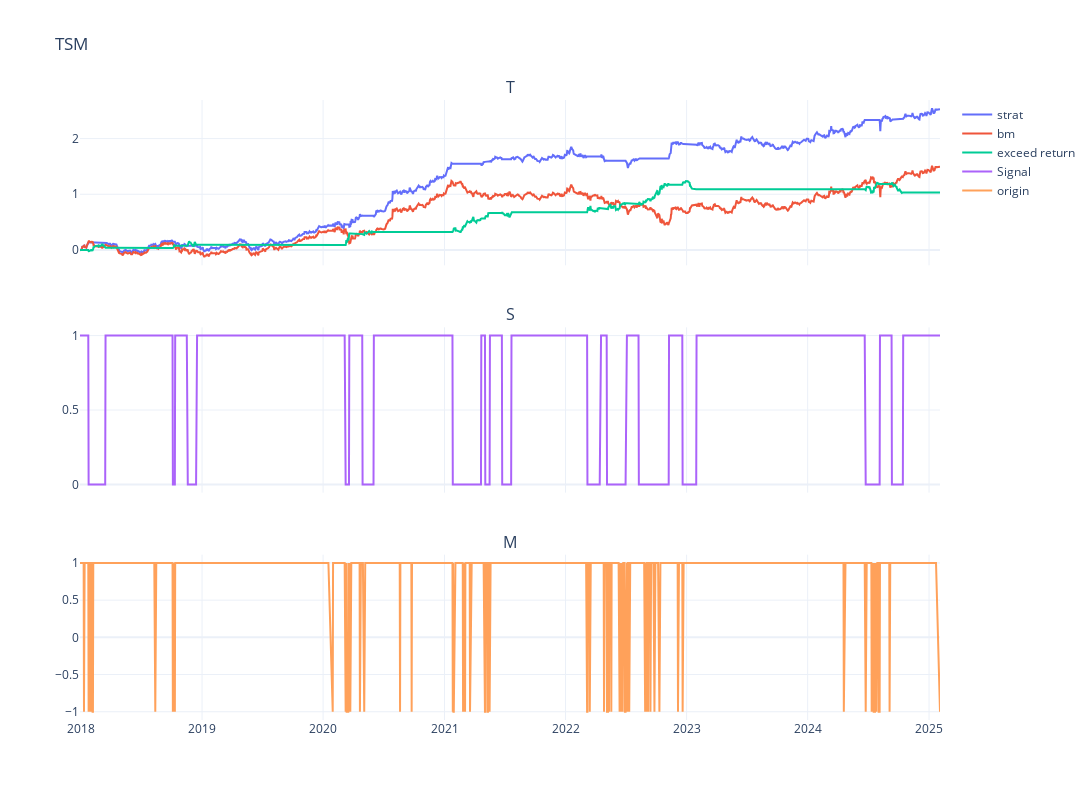

Notebook source saved alongside this figure:
### Code cell
symbol = "TSM"
data = yf.download(symbol, start='2017-01-01', rounding=2, progress=False)
data.columns = data.columns.droplevel(1)
data['origin'] = df_day['signal']
data['signal'] = signal_dict
data['pct_for_calc'] = np.log(data['Open']/data['Open'].shift(1)).shift(2)
data['strategy_return'] = (data['pct_for_calc'] * data['signal']).cumsum()
data.dropna(inplace=True)
data['bm'] = data['pct_for_calc'].cumsum()
data['diff'] = data['strategy_return'] - data['bm']
fig = make_subplots(rows=3, cols=1, shared_xaxes=True, vertical_spacing=0.1,
                     subplot_titles=symbol)


fig.add_trace(go.Scatter(
    x=data.index,
    y=data['strategy_return'],
    mode='lines',
    name='strat'
), row=1, col=1)

fig.add_trace(go.Scatter(
    x=data.index,
    y=data['bm'],
    mode='lines',
    name='bm'
), row=1, col=1)

fig.add_trace(go.Scatter(
    x=data.index,
    y=data['diff'],
    mode='lines',
    name='exceed return'
), row=1, col=1)


fig.add_trace(go.Scatter(
    x=data.index,
    y=data['signal'],
    mode='lines',
    name='Signal'
), row=2, col=1)

fig.add_trace(go.Scatter(
    x=data.index,
    y=data['origin'],
    mode='lines',
    name='origin'
), row=3, col=1)

fig.update_layout(
    title=symbol,
    template="plotly_white",
    height=800,
    width=1200
)

### Figure 1 — Plotly figure (JSON) as saved in the notebook; plotly's stock layout.template omitted (floating-point values rounded to 4 significant figures; data arrays with more than 128 entries replaced by an {"elided": "..."} marker saying what was removed)
{"data": [{"mode": "lines", "name": "strat", "type": "scatter", "x": {"elided": "1659 str values"}, "xaxis": "x", "y": {"elided": "1659 float values"}, "yaxis": "y"}, {"mode": "lines", "name": "bm", "type": "scatter", "x": {"elided": "1659 str values"}, "xaxis": "x", "y": {"elided": "1659 float values"}, "yaxis": "y"}, {"mode": "lines", "name": "exceed return", "type": "scatter", "x": {"elided": "1659 str values"}, "xaxis": "x", "y": {"elided": "1659 float values"}, "yaxis": "y"}, {"mode": "lines", "name": "Signal", "type": "scatter", "x": {"elided": "1659 str values"}, "xaxis": "x2", "y": {"elided": "1659 int values"}, "yaxis": "y2"}, {"mode": "lines", "name": "origin", "type": "scatter", "x": {"elided": "1659 str values"}, "xaxis": "x3", "y": {"elided": "1659 int values"}, "yaxis": "y3"}], "layout": {"annotations": [{"font": {"size": 16}, "showarrow": false, "text": "T", "x": 0.5, "xanchor": "center", "xref": "paper", "y": 1, "yanchor": "bottom", "yref": "paper"}, {"font": {"size": 16}, "showarrow": false, "text": "S", "x": 0.5, "xanchor": "center", "xref": "paper", "y": 0.6333, "yanchor": "bottom", "yref": "paper"}, {"font": {"size": 16}, "showarrow": false, "text": "M", "x": 0.5, "xanchor": "center", "xref": "paper", "y": 0.2667, "yanchor": "bottom", "yref": "paper"}], "height": 800, "title": {"text": "TSM"}, "width": 1200, "xaxis": {"anchor": "y", "domain": [0, 1], "matches": "x3", "showticklabels": false}, "xaxis2": {"anchor": "y2", "domain": [0, 1], "matches": "x3", "showticklabels": false}, "xaxis3": {"anchor": "y3", "domain": [0, 1]}, "yaxis": {"anchor": "x", "domain": [0.7333, 1]}, "yaxis2": {"anchor": "x2", "domain": [0.3667, 0.6333]}, "yaxis3": {"anchor": "x3", "domain": [0, 0.2667]}}}
